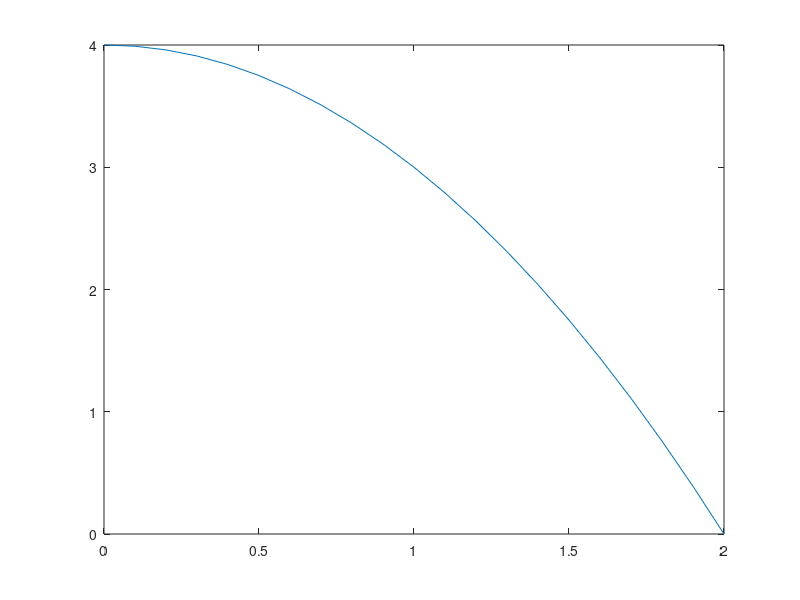

Source code (MATLAB): (Note: this script raises an error after producing the figure.)
function [I] = defIntegral()

f = @(x) 4 - x.^2;
a = 0; b = 2;
N = 100;

c = -inf;
for i = a:b
    if (f(i) > c)
        c = f(i);
    end
end

X = a:0.1:b;
Y = f(X);
plot(X,Y);
hold on;
%plot(1,1,'--.r');

n = 0;
for i = 1:N
   x = randInRange(a,b);
   y = randInRange(0,c); 
   if (y <= f(x))
       plot(x,y,'--.b');
       n = n + 1;
   else
       plot(x,y,'--.r');
   end
end

I = (b-a) * c * n / N;

end

